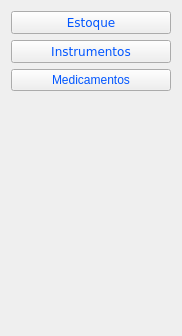
               <widget class="QWidget" name="Tbox_Gestao">
                <property name="geometry">
                 <rect>
                  <x>0</x>
                  <y>0</y>
                  <width>182</width>
                  <height>336</height>
                 </rect>
                </property>
                <attribute name="label">
                 <string>Gestão</string>
                </attribute>
                <layout class="QVBoxLayout" name="verticalLayout_8">
                 <item>
                  <widget class="QPushButton" name="BT_Estoques">
                   <property name="minimumSize">
                    <size>
                     <width>0</width>
                     <height>20</height>
                    </size>
                   </property>
                   <property name="font">
                    <font>
                     <family>Verdana</family>
                     <pointsize>9</pointsize>
                     <italic>false</italic>
                     <bold>false</bold>
                    </font>
                   </property>
                   <property name="styleSheet">
                    <string notr="true">QPushButton{
color: rgb(0, 85, 255);
font: 9pt &quot;Verdana&quot;;
}

QPushButton:hover{
background-image: url(:/BackGround/Icons/Backgrounds/GreySorriso.jpg);
color:rgb(255,255,255);
border:15px;
}</string>
                   </property>
                   <property name="text">
                    <string>Estoque</string>
                   </property>
                  </widget>
                 </item>
                 <item>
                  <widget class="QPushButton" name="BT_Instrumentos">
                   <property name="minimumSize">
                    <size>
                     <width>0</width>
                     <height>20</height>
                    </size>
                   </property>
                   <property name="font">
                    <font>
                     <family>Verdana</family>
                     <pointsize>9</pointsize>
                     <italic>false</italic>
                     <bold>false</bold>
                    </font>
                   </property>
                   <property name="cursor">
                    <cursorShape>PointingHandCursor</cursorShape>
                   </property>
                   <property name="styleSheet">
                    <string notr="true">QPushButton{
color: rgb(0, 85, 255);
font: 9pt &quot;Verdana&quot;;
}

QPushButton:hover{
background-image: url(:/BackGround/Icons/Backgrounds/GreySorriso.jpg);
color:rgb(255,255,255);
border:15px;
}</string>
                   </property>
                   <property name="text">
                    <string>Instrumentos</string>
                   </property>
                  </widget>
                 </item>
                 <item>
                  <widget class="QPushButton" name="BT_Medicamentos">
                   <property name="minimumSize">
                    <size>
                     <width>0</width>
                     <height>20</height>
                    </size>
                   </property>
                   <property name="styleSheet">
                    <string notr="true">QPushButton{
color: rgb(0, 85, 255);
font: 9pt &quot;Verdana&quot;;
}

QPushButton:hover{
background-image: url(:/BackGround/Icons/Backgrounds/GreySorriso.jpg);
color:rgb(255,255,255);
border:15px;
}</string>
                   </property>
                   <property name="text">
                    <string>Medicamentos</string>
                   </property>
                  </widget>
                 </item>
                 <item>
                  <spacer name="verticalSpacer_3">
                   <property name="orientation">
                    <enum>Qt::Vertical</enum>
                   </property>
                   <property name="sizeHint" stdset="0">
                    <size>
                     <width>20</width>
                     <height>40</height>
                    </size>
                   </property>
                  </spacer>
                 </item>
                </layout>
               </widget>
